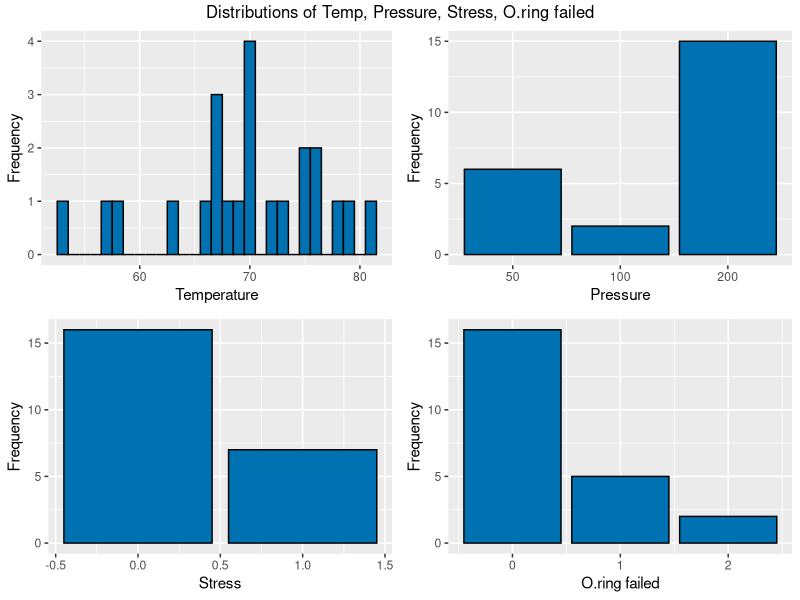
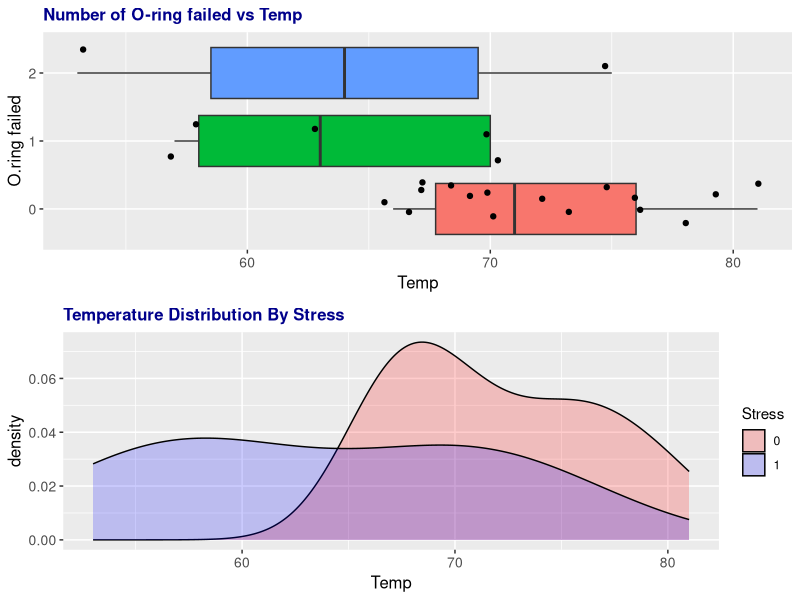
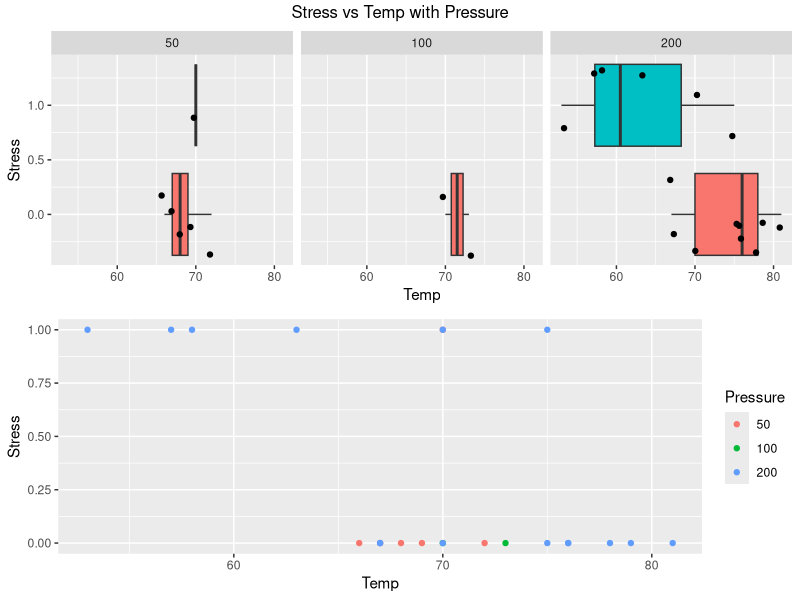
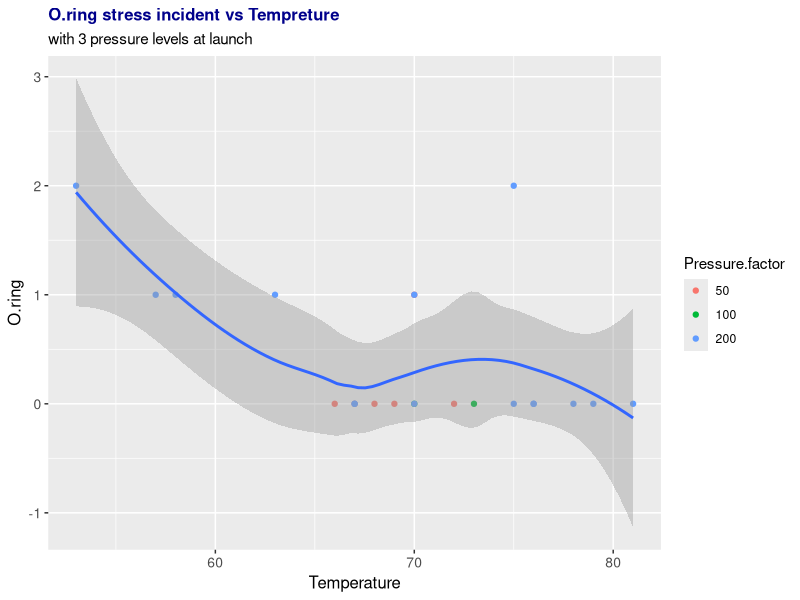
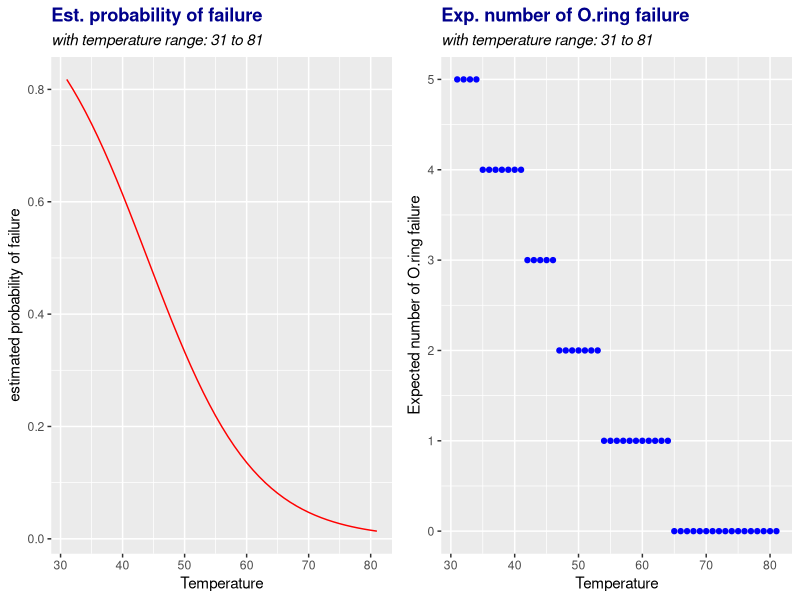
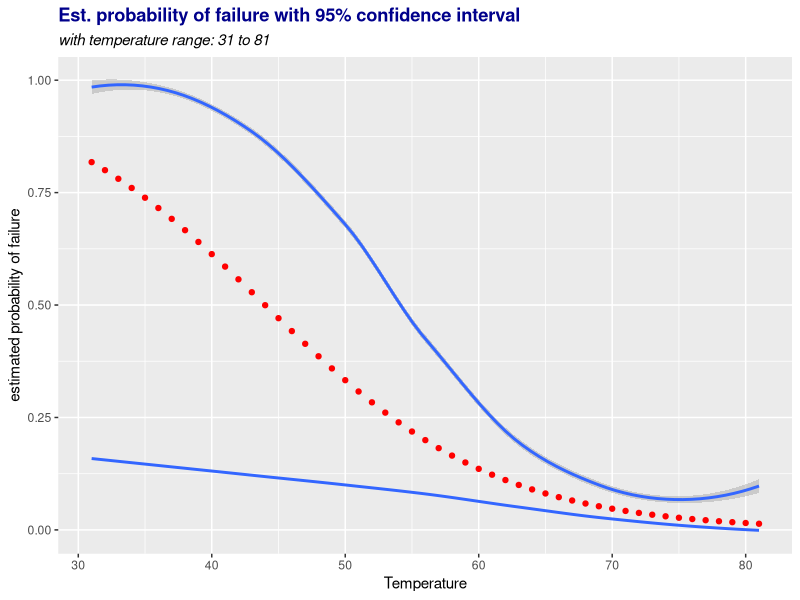
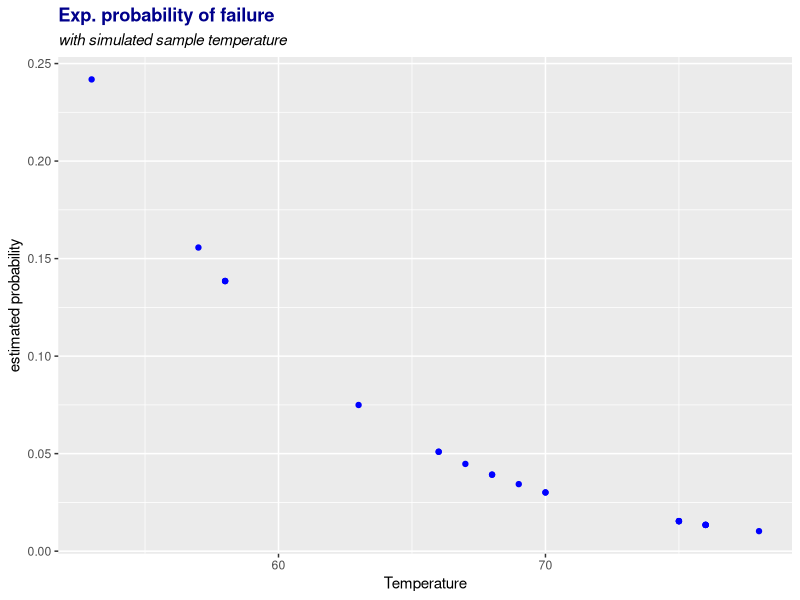
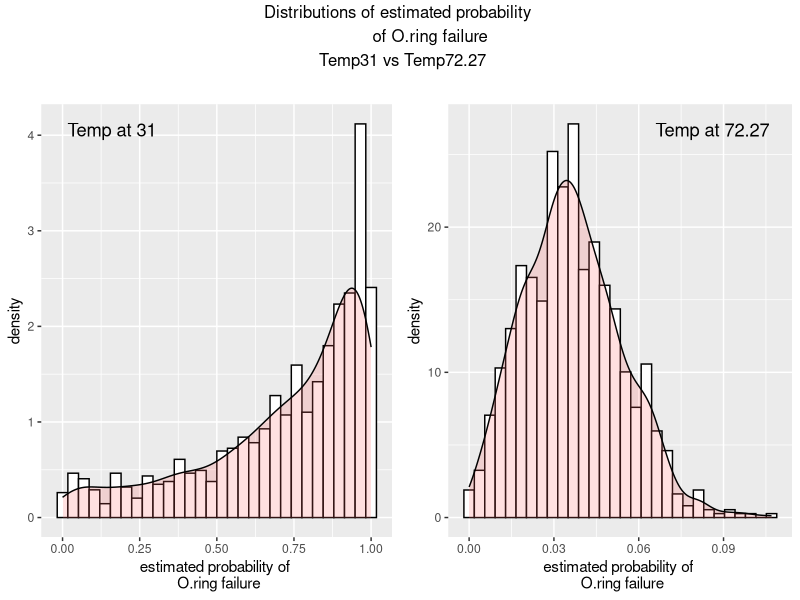

These figures' R source, in order:
## ---- chunk 1
library(knitr)
opts_chunk$set(tidy.opts=list(width.cutoff=60),tidy=TRUE)
setwd("~/MIDS/Courses/w271/w271_lab1") #christina
#  setwd("/home/jovyan/r_bridge/student_work/shagarwa/Lab#1") #shishir
# setwd("../w271_lab1/") # edward

## ---- chunk 2
# Check and install missing packages
list.of.packages <- c("car", "dplyr", "Hmisc", "skimr", "ggplot2", "stargazer", 
                      "mcprofile", "gridExtra", "binom","grid")
new.packages <- list.of.packages[!(list.of.packages %in% 
                                     installed.packages()[,"Package"])]
if(length(new.packages)) install.packages(new.packages)

# Start with a clean R environment
rm(list = ls())

# Load Libraries
lapply(c("car", "dplyr", "Hmisc", "skimr", "ggplot2", "stargazer",
         "mcprofile","gridExtra", "binom", "grid"), 
       require, character.only = TRUE)
## ---- chunk 3
# load data as "df"

df <- read.table(file = "challenger.csv", header = TRUE, sep = ",")
# df <- read.table(file = "./Lab#1/challenger.csv", header = TRUE, sep = ",")

# basic information and statistics of variables
str(df)
# check for basic distribution
summary(df)

# check for missing values
paste("there are", sum(is.na(df)), "missing values.")

## ---- chunk 4

df$Pressure.factor <- df$Pressure
df$Pressure.factor <- as.factor(df$Pressure.factor)
# Stress as response variable for binay modeling
df <- mutate(df, 
       Stress = ifelse(O.ring > 0, 1, 0),
      )
# flight # is treated as a string (no rank)
df$Flight <- as.character(df$Flight)
# check the data again
skim(df)
## ---- chunk 5
# Univariate
# Proportional Table for Response Variable Stress
prop.table(table(df$Stress))
# Temp plot
temp.plot <- ggplot(df, aes(x = Temp)) +
  geom_histogram(aes(x = Temp), binwidth = 1, fill="#0072B2", colour="black") +
  xlab("Temperature") +
  ylab("Frequency") + theme(plot.title = element_text(lineheight=1, face="bold",
                                                      color ="dark blue"))

# Pressure Plot 
pres.plot <- ggplot(df, aes(x = Pressure.factor)) +
  geom_bar(aes(x = Pressure.factor), fill="#0072B2", colour="black") +
  xlab("Pressure") +
  ylab("Frequency") + 
  theme(plot.title = element_text(lineheight=1, face="bold", color ="dark blue"))

# Stress Plot
stress.plot <- ggplot(df, aes(x = Stress)) +
  geom_bar(aes(x = Stress), fill="#0072B2", colour="black") +
  xlab("Stress") +
  ylab("Frequency") + theme(plot.title = element_text(lineheight=1, face="bold",
                                                      color ="dark blue"))

# O.ring failed Plot
oring.plot <- ggplot(df, aes(x = O.ring)) +
  geom_bar(aes(x = O.ring), fill="#0072B2", colour="black") +
  xlab("O.ring failed") +
  ylab("Frequency") + theme(plot.title = element_text(lineheight=1, face="bold",
                                                      color ="dark blue"))

grid.arrange(temp.plot, pres.plot, stress.plot, oring.plot, 
             top="Distributions of Temp, Pressure, Stress, O.ring failed" , 
            ncol=2)
## ---- chunk 6
# temperature and O.ring Stress incidents
ring_temp.box <- ggplot(df, aes(Temp, factor(O.ring))) +  
  geom_boxplot(aes(fill = factor(O.ring))) + geom_jitter() + 
  guides(fill=FALSE) + ggtitle("Number of O-ring failed vs Temp") + 
  ylab("O.ring failed") +
  theme(axis.text = element_text(size=10), 
        axis.title = element_text(size=12), 
        plot.title = element_text(lineheight=1, size =12, face="bold", color ="dark blue")) 

# temperature distribution by Stress 
temp_stress.dist <- ggplot(df, aes(Temp, fill = factor(Stress)))+
  scale_fill_manual(name = "Stress",values = c('red','blue'))+
  geom_density(alpha=0.2) +
  ggtitle("Temperature Distribution By Stress") +
  theme(legend.position = 'right', axis.text = element_text(size=10), 
        axis.title = element_text(size=12), 
        plot.title = element_text(lineheight=1, size =12, face="bold", 
                                  color ="dark blue")) +
  scale_color_manual(name = "Stress", values = c('red','blue'))

grid.arrange(ring_temp.box, temp_stress.dist, nrow=2)
## ---- chunk 7
ringstree_temp_pres.box <- ggplot(df, aes(Temp, Stress)) +  
  geom_boxplot(aes(fill = factor(Stress))) + 
  geom_jitter() + guides(fill=FALSE) +
  facet_wrap(~ Pressure, nrow = 1) +
  theme(plot.title = element_text(lineheight=1, face="bold", color ="dark blue")) 

dotplot <- ggplot(data = df) +
  geom_point(mapping = aes(x = Temp, y = Stress, color = factor(Pressure))) +
  labs(color ="Pressure") +
 theme(plot.title = element_text(lineheight=1, face="bold", color ="dark blue"))
grid.arrange(ringstree_temp_pres.box, dotplot, top = "Stress vs Temp with Pressure",
             nrow=2)
## ---- chunk 8
# explore more interaction between O.ring stress, Temperature and Pressure levels
ringstress.temp.press.all <- ggplot(data = df, mapping = aes(x = Temp, y = O.ring))+
geom_point(mapping = aes(color = Pressure.factor)) + geom_smooth() +
  labs( x = 'Temperature', y = 'O.ring',
       title ="O.ring stress incident vs Tempreture", 
       subtitle = "with 3 pressure levels at launch") +
  theme(axis.text = element_text(size=10), 
        axis.title = element_text(size=12), 
        plot.title = element_text(lineheight=1, size =12, face="bold", 
                                  color = "dark blue"))
ringstress.temp.press.all
## ---- chunk 9
glm.mod.binom1 <- glm(O.ring/Number ~ Temp + Pressure, data = df, 
                      family = binomial(link="logit"),weights=Number)
summary(glm.mod.binom1)
## ---- chunk 10
Anova(glm.mod.binom1, test = "LR")
## ---- chunk 11
glm.mod.binom2 <- glm(O.ring/Number ~ Temp, data = df, 
                      family = binomial(link = "logit"), weights = Number)
summary(glm.mod.binom2)
## ---- chunk 12
alpha = 0.05
# set up new data for Temperature
predict.data <- data.frame(Temp = seq(from = 31, to = 81, by = 1))
# predict linear predictor (log of odds ratio) at each Temperature point
linear.pred <- predict(object = glm.mod.binom2, newdata = predict.data, 
                       type = "link", se.fit = TRUE)
# estimated probability of failure
pi.hat <- exp(linear.pred$fit) / (1 + exp(linear.pred$fit))

# compute confidence interval
CI.lin.pred.lower<-linear.pred$fit - qnorm(p = 1-alpha/2)*linear.pred$se
CI.lin.pred.upper<-linear.pred$fit + qnorm(p = 1-alpha/2)*linear.pred$se
CI.pi.lower<-exp(CI.lin.pred.lower) / (1 + exp(CI.lin.pred.lower))
CI.pi.upper<-exp(CI.lin.pred.upper) / (1 + exp(CI.lin.pred.upper))

# dataframe for all
pi.df <- data.frame(pi.hat, lower = CI.pi.lower, upper = CI.pi.upper)
## ---- chunk 13
# pi vs temperature
prob.plot <- ggplot() +
  geom_line(mapping = aes(x = predict.data$Temp, y = pi.hat), color = 'red') +
  labs( x = 'Temperature', y = 'estimated probability of failure',
       title ="Est. probability of failure", 
       subtitle = "with temperature range: 31 to 81") +
  theme(plot.title = element_text(lineheight=1, face="bold", color = "dark blue"))+
  theme(plot.subtitle=element_text(face="italic", color="black")) 
 
# expected number of failures
n = df$Number[1]
O.ring.hat <- round(n * pi.hat) 
# %>% round(.,digits = 0)
est.num.plot <- ggplot() +
  geom_point(mapping = aes(x = predict.data$Temp, y = O.ring.hat), color = 'blue') +
  labs(x = 'Temperature', y = 'Expected number of O.ring failure', 
       title = "Exp. number of O.ring failure", 
       subtitle = "with temperature range: 31 to 81") +
  theme(plot.title = element_text(lineheight=1, face="bold", color = "dark blue"))+
  theme(plot.subtitle=element_text(face="italic", color="black"))

grid.arrange(prob.plot, est.num.plot, ncol=2)
## ---- chunk 14

## ---- chunk 15
alpha = 0.05

ggplot() +
  geom_point(mapping = aes(x = predict.data$Temp, y = pi.hat), color = 'red') +
  geom_smooth(mapping = aes(x = predict.data$Temp, y = CI.pi.lower)) + 
  geom_smooth(mapping = aes(x = predict.data$Temp, y = CI.pi.upper)) +
  labs( x = 'Temperature', y = 'estimated probability of failure',
       title ="Est. probability of failure with 95% confidence interval", 
       subtitle = "with temperature range: 31 to 81") +
  theme(plot.title = element_text(lineheight=1, face="bold", color = "dark blue")) +
  theme(plot.subtitle=element_text(face="italic", color="black"))
## ---- chunk 16
pi.hat.T31 <- pi.hat[1]
CI.pi.lower.T31 <- CI.pi.lower[1]
CI.pi.upper.T31 <-  CI.pi.upper[1]
data.frame(pi.hat.T31, lower = CI.pi.lower.T31, upper = CI.pi.upper.T31)
## ---- chunk 17
# beta from glm.mod.binom2
beta.hat <- glm.mod.binom2$coefficients
# set.seed(8558)
Temp.sim <- sample(x = df$Temp, size = 23, replace = TRUE)
# plug in the 2nd model - estimated pi
pi.sim<- exp(beta.hat[1] + beta.hat[2]*Temp.sim) / (1 + exp(beta.hat[1] + 
                                                    beta.hat[2]*Temp.sim))
# sample from pi with binomial distribution
# set.seed(8118)
y <- rbinom(23, size = 6, prob = pi.sim)

df1 <- data.frame(y,Temp.sim, pi.sim)
head(df1,5)
## ---- chunk 18
# fit it to the new model
mod.fit.sim <- glm(formula = y/6 ~ Temp.sim, family = binomial(link = "logit"),
                   weights = rep(6, 23))
summary(mod.fit.sim)
# extract model coefficients
beta.hat.sim <- mod.fit.sim$coefficients
# estimate the model
y.hat.sim <- predict(mod.fit.sim, newdata = data.frame(Temp=Temp.sim), type =
                       "response", se=TRUE)
O.ring.hat <- y.hat.sim$fit*6

sim.plot <- ggplot() +
  geom_point(mapping = aes(x = Temp.sim, y = y.hat.sim$fit), color = 'blue') +
  labs(x = 'Temperature', y = 'estimated probability', 
       title = "Exp. probability of failure", 
       subtitle = "with simulated sample temperature") +
  theme(plot.title = element_text(lineheight=1, face="bold", color = "dark blue")) +
  theme(plot.subtitle=element_text(face="italic", color="black"))
sim.plot
## ---- chunk 19
set.seed(8558)
save.pi_31 <- rep(NA, 1000)
save.pi_72 <- rep(NA, 1000)
for (i in 1:1000) {
  beta.hat <- glm.mod.binom2$coefficients
  Temp.sim <- sample(x = df$Temp, size = 23, replace = TRUE)
  pi<-exp(beta.hat[1] + beta.hat[2]*Temp.sim) / (1 + exp(beta.hat[1] + beta.hat[2]*Temp.sim))
  y <- rbinom(23, size = 6, prob = pi)
  mod.fit.sim <- glm(formula = y/6 ~ Temp.sim, family = binomial(link = "logit"),
                     weights = rep(6, 23))
  beta.hat.sim <- mod.fit.sim$coefficients
  y.hat.sim <- predict(mod.fit.sim, newdata = data.frame(Temp=Temp.sim), type =
                         "response", se=TRUE)
  (pi_31 = as.numeric(exp(beta.hat.sim[1]+beta.hat.sim[2]*31) /
                        (1+exp(beta.hat.sim[1]+beta.hat.sim[2]*31))))
  (pi_72 = as.numeric(exp(beta.hat.sim[1]+beta.hat.sim[2]*72.27) /
                        (1+exp(beta.hat.sim[1]+beta.hat.sim[2]*72.27))))
  (save.pi_31[i] <- pi_31)
  (save.pi_72[i] <- pi_72)
  CI.df <- data.frame(pi.31 = save.pi_31, pi.72 = save.pi_72)
}
# print mean and CI for T31 and T72
CI.T31 <- quantile(save.pi_31, c(0.05, 0.95))
CI.T72 <- quantile(save.pi_72, c(0.05, 0.95))
paste("mean of Temp 31 is:",mean(save.pi_31), "mean of Temp 72 is:",mean(save.pi_72))
paste("CI of Temp 31:", "Low" , CI.T31[1], "High:",CI.T31[2])
paste("CI of Temp 72:", "Low" , CI.T72[1], "High:",CI.T72[2])
## ---- chunk 20
#plot the distribution of two CIs
plot.T31 <- ggplot(CI.df, aes(x=save.pi_31)) + 
    geom_histogram(aes(y=..density..), colour="black", fill="white") + 
    geom_density(alpha=0.2, fill="#FF6666") +
    labs(x = 'estimated probability of \n O.ring failure', y = 'density') +
  ggtitle("Temp at 31") +
  theme(plot.title = element_text(vjust= -10,hjust= 0.1))
    
plot.T72 <- ggplot(CI.df, aes(x=save.pi_72)) + 
    geom_histogram(aes(y=..density..), colour="black", fill="white") + 
    geom_density(alpha=0.2, fill="#FF6666") +
    labs(x = 'estimated probability of \n O.ring failure', y = 'density') +
  ggtitle("Temp at 72.27") +
  theme(plot.title = element_text(vjust= -10,hjust= 0.9))
      
grid.arrange(plot.T31, plot.T72, top = "Distributions of estimated probability 
             of O.ring failure \n Temp31 vs Temp72.27", ncol=2)
## ---- chunk 21
glm.mod.binom3 <- glm(O.ring/Number ~Temp + I(Temp^2), data = df, 
                      family = binomial(link = 'logit'), weights = Number)
summary(glm.mod.binom3)
Anova(glm.mod.binom3, test = "LR")
## ---- chunk 22
# estimate a linear regression model.
mod.fit.lr <- lm(formula = O.ring/Number ~ Temp, data = df, weights = Number)
summary(mod.fit.lr)
# Linear model diagnosis with residual , QQ plots 
par(mfrow=c(2,2))
plot(mod.fit.lr)
## ---- chunk 23
ringstress.temp.press.50.100 <- ggplot(data = filter(df, Pressure.factor != '200'),
                                       mapping = aes(x = Temp, y = O.ring)) + 
  geom_point(mapping = aes(color =  Pressure.factor)) + 
  labs(color = "Pressure") +
  geom_smooth(data = filter(df, Pressure.factor != '200')) +
  labs( x = 'Temperature', y = 'O.ring',
       title ="O.ring stress incident vs Temp", 
       subtitle = "with pressure levels 50 & 100 at launch") +
  theme(axis.text = element_text(size=10), 
        axis.title = element_text(size=12), 
        plot.title = element_text(lineheight=1, size = 12, face="bold", 
                                  color = "dark blue"))

# examine the pressure at 200 level
ringstress.temp.press.200 <- ggplot(data = filter(df, Pressure.factor == '200'), 
  mapping = aes(x = Temp, y = O.ring)) +
  geom_point(mapping = aes(color = Pressure.factor)) + 
  labs(color = "Pressure") +
  geom_smooth(
  data = filter(df, Pressure.factor == '200')
  ) + 
  labs( x = 'Temperature', y = 'O.ring',
       title ="O.ring stress incident vs Temp", 
       subtitle = "with pressure level 200 at launch") +
  theme(axis.text = element_text(size=10), 
        axis.title = element_text(size=12), 
        plot.title = element_text(lineheight=1, size =12, face="bold", 
                                  color ="dark blue"))

grid.arrange(ringstress.temp.press.50.100, ringstress.temp.press.200, 
             ncol=2)
## ---- chunk 24
glm.mod1 <- glm(Stress ~ Temp + Pressure,
              family = binomial(link = logit),
              data = df)
summary(glm.mod1)
## ---- chunk 25
Anova(glm.mod1, test = 'LR')
## ---- chunk 26

glm.mod2 <- glm(Stress ~ Temp, family = binomial, data = df)
anova(glm.mod2, glm.mod1)
